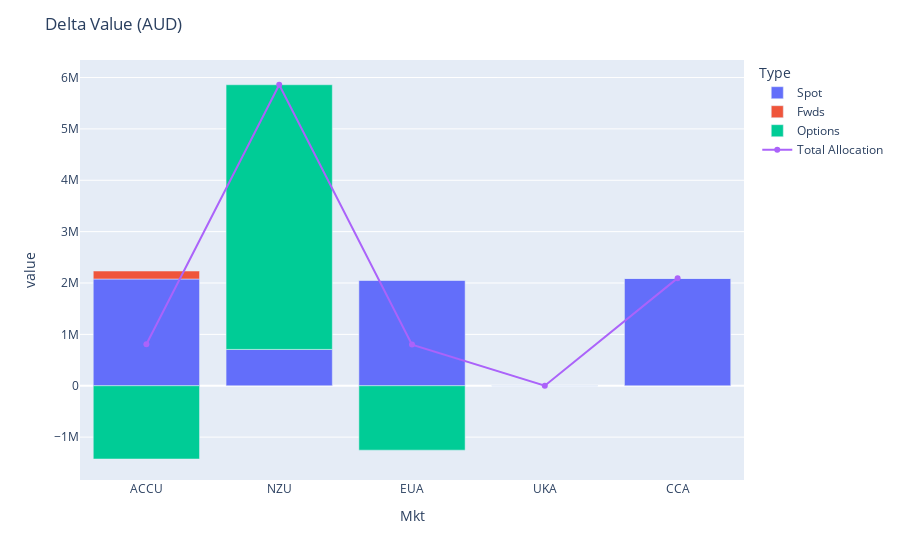

Notebook code for this chart:
### Code cell
fig = px.bar(m, x='Mkt', y='value',color='Type')
fig.add_trace(go.Scatter(x=b.Mkt, y=b['Total_Delta'],name='Total Allocation'))#, name='Total Allocation', base=0))
fig.update_layout(title='Delta Value (AUD)')
fig.show()

### Figure 1 — Plotly figure (JSON) as saved in the notebook; plotly's stock layout.template omitted (floating-point values rounded to 4 significant figures)
{"data": [{"alignmentgroup": "True", "hovertemplate": "Type=Spot<br>Mkt=%{x}<br>value=%{y}<extra></extra>", "legendgroup": "Spot", "marker": {"color": "#636efa", "pattern": {"shape": ""}}, "name": "Spot", "offsetgroup": "Spot", "orientation": "v", "showlegend": true, "textposition": "auto", "type": "bar", "x": ["ACCU", "NZU", "EUA", "UKA", "CCA"], "xaxis": "x", "y": [2077930, 707553, 2054620, 0, 2094592], "yaxis": "y"}, {"alignmentgroup": "True", "hovertemplate": "Type=Fwds<br>Mkt=%{x}<br>value=%{y}<extra></extra>", "legendgroup": "Fwds", "marker": {"color": "#EF553B", "pattern": {"shape": ""}}, "name": "Fwds", "offsetgroup": "Fwds", "orientation": "v", "showlegend": true, "textposition": "auto", "type": "bar", "x": ["ACCU", "NZU", "EUA", "UKA", "CCA"], "xaxis": "x", "y": [155000, 0, 0, 0, 0], "yaxis": "y"}, {"alignmentgroup": "True", "hovertemplate": "Type=Options<br>Mkt=%{x}<br>value=%{y}<extra></extra>", "legendgroup": "Options", "marker": {"color": "#00cc96", "pattern": {"shape": ""}}, "name": "Options", "offsetgroup": "Options", "orientation": "v", "showlegend": true, "textposition": "auto", "type": "bar", "x": ["ACCU", "NZU", "EUA", "UKA", "CCA"], "xaxis": "x", "y": [-1425925, 5151822, -1254052, 0, 0], "yaxis": "y"}, {"name": "Total Allocation", "type": "scatter", "x": ["ACCU", "NZU", "EUA", "UKA", "CCA"], "y": [807005, 5859375, 800568, 0, 2094592]}], "layout": {"barmode": "relative", "legend": {"title": {"text": "Type"}, "tracegroupgap": 0}, "margin": {"t": 60}, "title": {"text": "Delta Value (AUD)"}, "xaxis": {"anchor": "y", "domain": [0, 1], "title": {"text": "Mkt"}}, "yaxis": {"anchor": "x", "domain": [0, 1], "title": {"text": "value"}}}}
